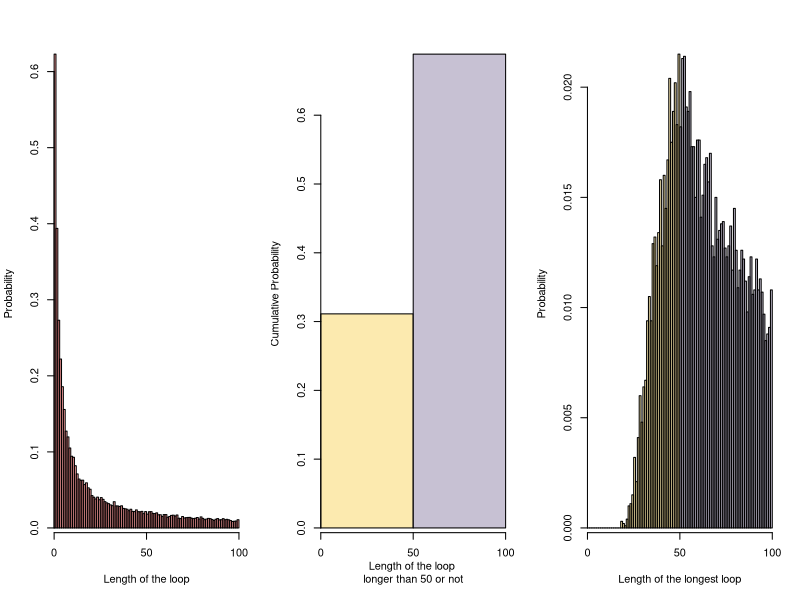

This chart was generated by the following R code:
#XXXXXXXXXXXXXXXXXXXXXXXX proj2.r XXXXXXXXXXXXXXXXXXXXXXXXXXXXXXXXXXXXXXXXXXXX
# Group member
# Biwei Zhu, s2325784
# Guanhao Su, s2301705
# Shuying Liu, s2436365

#XXXXXXXXXXXXXXXXXXXXXXXXXXX Contribution XXXXXXXXXXXXXXXXXXXXXXXXXXXXXXXXXXXXXX

# Biwei Zhu completed the Question 1
# Guanhao Su completed the Question 2
# Biwei Zhu and Guanhao Su completed the question 3 and 4 together
# Shuying Liu completed the Question 5,6 and modified the whole code. 

#XXXXXXXXXXXXXXXXXXXXXXXXXXXX Variables XXXXXXXXXXXXXXXXXXXXXXXXXXXXXXXXXXXXXXX


# This project aims to calculate the surviving probability of 2n prisoners
# under three strategies:

# 1. The prisoner starts at the box with their number on it, opens it and 
# reads the number on the card: k, say. If k is not their prisoner number, 
# they go to box number k, open it and repeat the process until they have either
# found the card with their number on it, or opened n boxes without finding it.

# 2. As strategy 1, but starting from a randomly selected box.

# 3. They open n boxes at random, checking each card for their number.
# Note: The card in 2n boxes are in random order.


# Estimate the probability of a single prisoner succeeding in finding his number
# under three strategies.
# nreps is the number of replicate simulations.
# success_one is used to count the overall success times.

sim <- function(n,k,strategy,nprisoner=1,nreps=10000){
  
  success <- 0
  
  for (irep in 1:nreps) {
    cards <- sample(2*n)
    # check_cards <- array(0,n)
    flag <- array(FALSE,nprisoner)
    
    for (prisoner in 1:nprisoner) {
      if (strategy == 3) {
        open_boxes <- sample(2*n,n)
        check_cards <- cards[open_boxes]
        if (k[prisoner] %in% check_cards) flag[prisoner] <- TRUE
      }
      else {
        # if (strategy == 1) check_cards[1] <- cards[k[prisoner]]
        # else check_cards[1] <- cards[sample(2*n,1)]
        if (strategy == 1) selected_box <- k[prisoner]
        else selected_box <- sample(2*n,size=1)
        
        # for (box in 2:n) check_cards[box] <- cards[check_cards[box-1]]
        for (box in 1:n){
          if (cards[selected_box] == k[prisoner]){
            flag[prisoner] <- TRUE
            break
          }
          selected_box <- cards[selected_box]
        }
      }
    }
    success <- success+all(flag)
  }
  success/nreps
}

# time <- function(){
#   start.time <- Sys.time()
#   sim(50,1:100,1,100)
#   end.time <- Sys.time()
#   time.taken <- end.time - start.time
#   time.taken
# }
# time()

Pone <- function(n,k,strategy,nreps=10000){
  sim(n,k,strategy)
}



# Estimate the probability of all prisoners finding their number, so that all 
# are released, under three strategies.
# success_all is used to note which prisoner has succeed.
# final_success_all is used to count if 2n prisoners are released in jth experiment.

Pall <- function(n,strategy,nreps=10000){
  k <- 1:(2*n)
  sim(n,k,strategy,nprisoner=2*n)
}



# Estimate the individual success probability under n = 5 and n = 50
cat("Individual success probability under the three strategies when n = 5\n")
for (strategy in 1:3) cat(sprintf('strategy %d: %f\n',strategy,Pone(5,1,strategy,10000)))

cat("Individual success probability under the three strategies when n = 50\n")
for (strategy in 1:3) cat(sprintf('strategy %d: %f\n',strategy,Pone(50,1,strategy,10000)))

# Estimate the joint success probability under n = 5 and n = 50
cat("Joint success probability under the three strategies when n = 5\n")
for (strategy in 1:3) cat(sprintf('strategy %d: %f\n',strategy,Pall(5,strategy,10000)))

cat("Joint success probability under the three strategies when n = 50\n")
for (strategy in 1:3) cat(sprintf('strategy %d: %f\n',strategy,Pall(50,strategy,10000)))


#XXXXXXXXXXXXXXXXXXXXXXXXXXXX comments XXXXXXXXXXXXXXXXXXXXXXXXXXXXXXXXXXXXXXXX
# For one prisoner
# When a prisoner is simulated enough times, the prisoner can be successfully released is independent of the number of boxes.
# Surprisingly, the only difference between the strategy 2 and strategy 1 is the initial choice of boxes,
# but strategy 2 (prob = 0.4) will have a lower probability of success than strategies 1 & 3 (prob = 0.5).
# Speculation: If strategy 1 is followed, the box will definitely be opened in this prisoner's own loop.
# However, strategy 2 is not guaranteed to be in this prisoner's own loop, so the probability will be lower.

# For 2*n prisoners
# As the number of prisoners increases,
# strategy 1 (Prob = 0.318) is more stable compared to strategies 2,3 (which converge to 0).
#XXXXXXXXXXXXXXXXXXXXXXXXXXXXXXXXXXXXXXXXXXXXXXXXXXXXXXXXXXXXXXXXXXXXXXXXXXXXXX

dloop <- function(n,nreps=10000){
  
  loops <- array(0,2*n)
  longest_loops <- array(0,2*n)
  
  for (irep in 1:nreps){
    u <- sample(2*n)
    loop_check <- array(0,2*n)
    unchecked_list <- array(TRUE,2*n)
    
    # search all loops
    while (length(u[unchecked_list])){
      start <- u[unchecked_list][1]
      k <- start
      unchecked_list[k] <- FALSE
      loop_len <- 1
      # find the loop that begins with 'start'
      while (u[k] != start){
        k <- u[k]
        unchecked_list[k] <- FALSE
        loop_len <- loop_len+1
      }
      loop_check[loop_len] <- 1
      
    }
    
    loops <- loops+loop_check
    longest_loop <- tail((1:(2*n))[as.logical(loop_check)],1)
    longest_loops[longest_loop] <- longest_loops[longest_loop]+1
  }
  rbind(loops/nreps,longest_loops/nreps)
}
y <- dloop(50)
(y[1,])#print the probability of each loop length from 1 to 2n occuring at least once.


#Visualising the probability sensibly.
n = 50
color1 <- c(rgb(250,220,120,150,max = 255), rgb(160,150,180,150,max = 255))
color2 <- c(rep(rgb(250,220,120,150,max = 255),n), rep(rgb(160,150,180,150, max = 255), n))
par(mfrow = c(1,3))#three subplot

barplot(y[1,],col = rgb(255,100,100,150,max = 255), space = 0,xaxs="i"
        , xlab = "Length of the loop", ylab = "Probability")
axis(1,c(0,50,100))

barplot(c(sum(y[2,1:50]), sum(y[2,51:100])), space = 0, col = color1, xaxs="i"
        , xlab = "Length of the loop \nlonger than 50 or not", ylab = "Cumulative Probability")
axis(1,c(0,1,2),c(0,50,100))

barplot(c((y[2,1:50]),(y[2,51:100])), space = 0, col = color2, xaxs="i"
        , xlab = "Length of the longest loop", ylab = "Probability")
axis(1,c(0,50,100))
